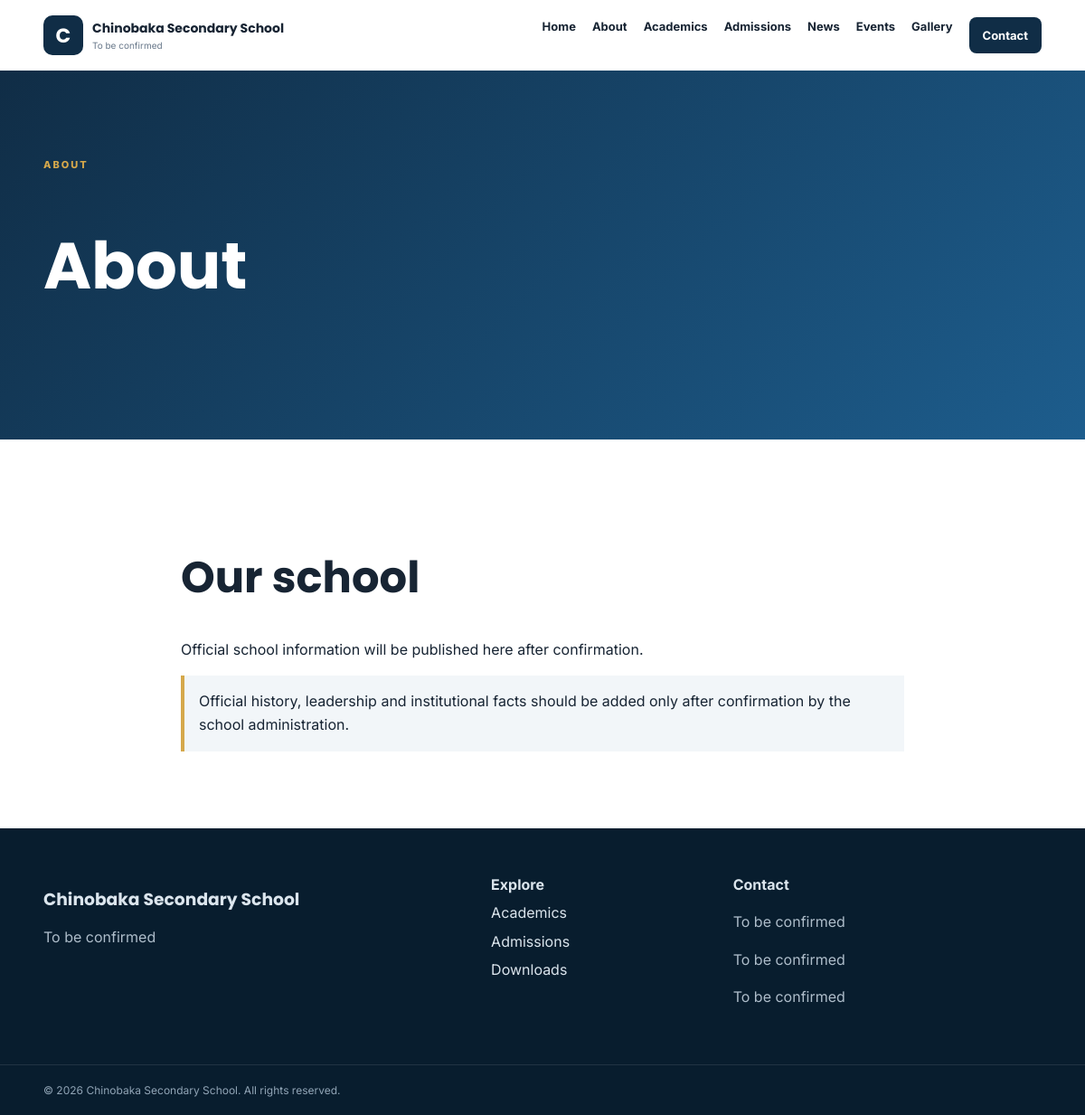
/about, run on the app's committed database.
### app/models.py (models this page shows)
class SiteSetting(db.Model):
 id=db.Column(db.Integer,primary_key=True); school_name=db.Column(db.String(160),default='Chinobaka Secondary School',nullable=False); motto=db.Column(db.String(255),default='To be confirmed',nullable=False); phone=db.Column(db.String(80),default='To be confirmed'); email=db.Column(db.String(160),default='To be confirmed'); address=db.Column(db.String(255),default='To be confirmed'); about_text=db.Column(db.Text,default='Official school information will be published here after confirmation.'); hero_title=db.Column(db.String(255),default='Empowering learners. Building futures.'); hero_text=db.Column(db.Text,default='A welcoming secondary school community focused on learning, character and opportunity.'); logo_filename=db.Column(db.String(255)); hero_image_filename=db.Column(db.String(255)); updated_at=db.Column(db.DateTime,default=datetime.utcnow,onupdate=datetime.utcnow)

### app/routes/public.py (the view)
@public_bp.get('/about')
def about():return render_template('public/about.html',settings=settings())

### app/routes/public.py (called while the page is built)
def settings():
 s=SiteSetting.query.first()
 if not s:s=SiteSetting();db.session.add(s);db.session.commit()
 return s

### app/templates/public/about.html
{%extends 'base.html'%}{%block title%}About | {{settings.school_name}}{%endblock%}{%block content%}<section class="pagehero"><div class="container"><span class="eyebrow">ABOUT</span><h1>About</h1></div></section><section class="section"><div class="container narrow"><h2>Our school</h2><p>{{settings.about_text}}</p><div class="notice">Official history, leadership and institutional facts should be added only after confirmation by the school administration.</div></div></section>{%endblock%}

### app/templates/base.html
<!doctype html><html><head><meta charset="utf-8"><meta name="viewport" content="width=device-width,initial-scale=1"><title>{% block title %}{{ site_settings.school_name if site_settings else 'Chinobaka Secondary School' }}{% endblock %}</title><link rel="preconnect" href="https://fonts.googleapis.com"><link href="https://fonts.googleapis.com/css2?family=Inter:wght@400;500;600;700&family=Poppins:wght@600;700;800&display=swap" rel="stylesheet"><link rel="stylesheet" href="{{url_for('static',filename='css/style.css')}}"><link rel="stylesheet" href="{{url_for('static',filename='css/home_step1.css')}}"></head><body><header><div class="container nav"><a class="brand" href="{{url_for('public.home')}}">{%if site_settings and site_settings.logo_filename%}<img src="{{url_for('public.image',filename=site_settings.logo_filename)}}">{%else%}<span class="mark">C</span>{%endif%}<span><b>{{site_settings.school_name if site_settings else 'Chinobaka Secondary School'}}</b><small>{{site_settings.motto if site_settings else 'Official School Website'}}</small></span></a><button class="toggle">☰</button><nav><a href="{{url_for('public.home')}}">Home</a><a href="{{url_for('public.about')}}">About</a><a href="{{url_for('public.academics')}}">Academics</a><a href="{{url_for('public.admissions')}}">Admissions</a><a href="{{url_for('public.news')}}">News</a><a href="{{url_for('public.events')}}">Events</a><a href="{{url_for('public.gallery')}}">Gallery</a><a class="navbtn" href="{{url_for('public.contact')}}">Contact</a></nav></div></header>{%with ms=get_flashed_messages(with_categories=true)%}{%if ms%}<div class="container flashes">{%for c,m in ms%}<div class="flash {{c}}">{{m}}</div>{%endfor%}</div>{%endif%}{%endwith%}<main>{%block content%}{%endblock%}</main><footer><div class="container foot"><div><h3>{{site_settings.school_name if site_settings else 'Chinobaka Secondary School'}}</h3><p>{{site_settings.motto if site_settings else 'To be confirmed'}}</p></div><div><b>Explore</b><a href="{{url_for('public.academics')}}">Academics</a><a href="{{url_for('public.admissions')}}">Admissions</a><a href="{{url_for('public.downloads')}}">Downloads</a></div><div><b>Contact</b><p>{{site_settings.address if site_settings else 'To be confirmed'}}</p><p>{{site_settings.phone if site_settings else 'To be confirmed'}}</p><p>{{site_settings.email if site_settings else 'To be confirmed'}}</p></div></div><div class="bottom">© 2026 {{site_settings.school_name if site_settings else 'Chinobaka Secondary School'}}. All rights reserved.</div></footer><script src="{{url_for('static',filename='js/main.js')}}"></script></body></html>

### app/static/css/style.css (style rules this page uses)
* { box-sizing:border-box }
body { margin:0;font-family:Inter,Arial;color:#172433;line-height:1.6 }
h1,h2,h3 { font-family:Poppins,Arial;line-height:1.15 }
h1 { font-size:clamp(2.5rem,6vw,5rem) }
h2 { font-size:clamp(2rem,4vw,3rem) }
a { text-decoration:none;color:inherit }
.container { width:min(1160px,92%);margin:auto }
.nav { min-height:78px;display:flex;align-items:center;justify-content:space-between }
.brand { display:flex;align-items:center;gap:10px }
.brand img,.mark { width:44px;height:44px;object-fit:contain }
.mark { display:grid;place-items:center;background:#102d46;color:#fff;border-radius:10px;font:bold 22px Poppins }
.brand b,.brand small { display:block }
.brand b { font:700 14px Poppins }
.brand small { font-size:10px;color:#68788a }
.nav nav { display:flex;gap:18px;font-size:13px;font-weight:700 }
.navbtn { background:#102d46;color:#fff;padding:10px 15px;border-radius:8px }
.eyebrow { color:#d5a84b;font-size:11px;letter-spacing:2px;font-weight:800 }
.section { padding:85px 0 }
.pagehero { background:linear-gradient(135deg,#102d46,#1d5d8d);color:#fff;padding:90px 0 }
.narrow { max-width:800px }
.notice { background:#f2f6f9;border-left:4px solid #d5a84b;padding:16px }
footer { background:#081d2e;color:#dbe5ed;padding-top:50px }
.foot { display:grid;grid-template-columns:2fr 1fr 1.5fr;gap:40px;padding-bottom:45px }
.foot a { display:block;margin:6px 0 }
.foot p { color:#aebdca }
.bottom { border-top:1px solid #ffffff1a;padding:18px 4%;font-size:12px;color:#91a5b6 }

### data on the page
SiteSetting: school_name "Chinobaka Secondary School", motto "To be confirmed", about_text "Official school information will be published here after confirmation.", address "To be confirmed", phone "To be confirmed", email "To be confirmed"
